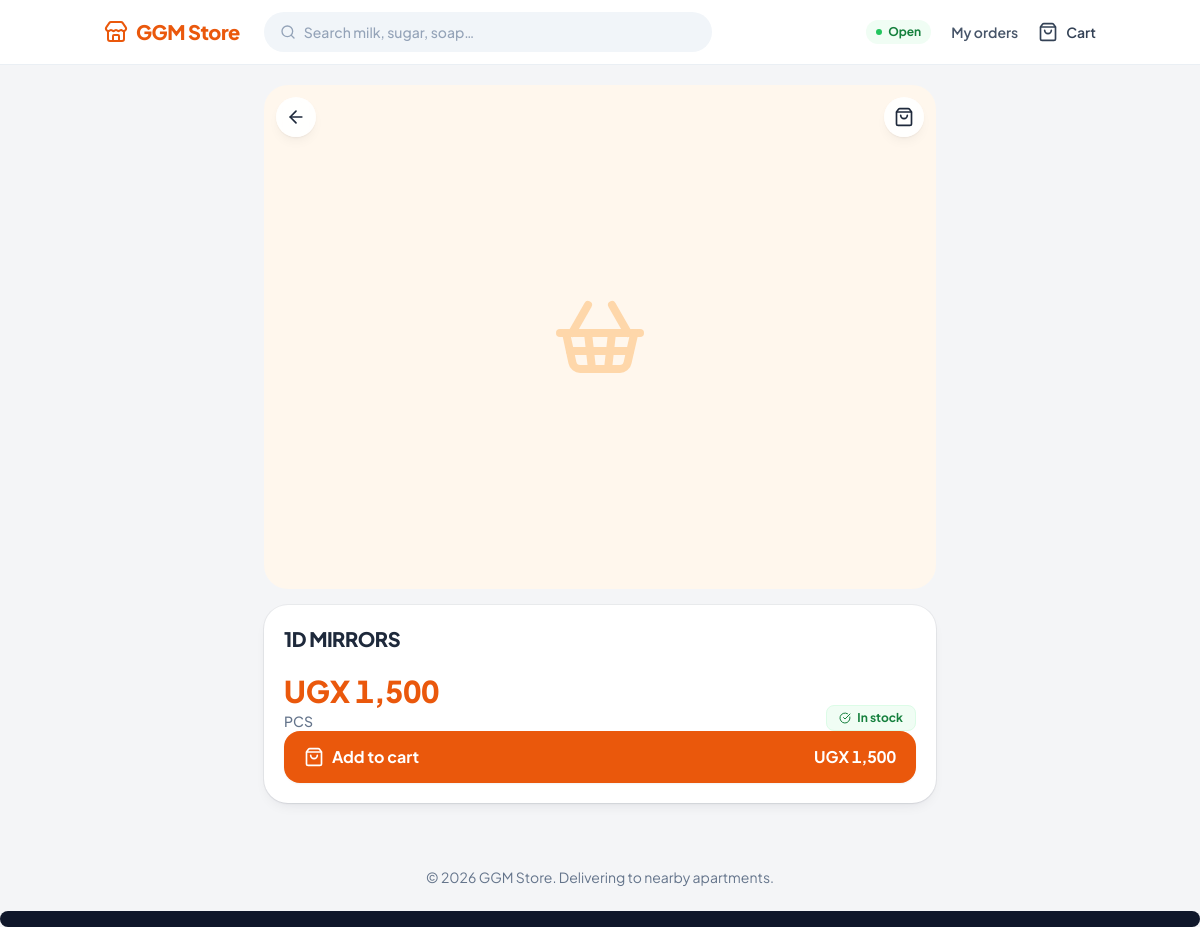
Screenshot of /product/841/ with the database file from the repository.
### marketplace/models.py (models this page shows, shortened)
class Product(models.Model):
    code = models.CharField(max_length=50, unique=True, db_index=True) # e.g., "000001"
    name = models.CharField(max_length=255)
    parent_group = models.CharField(
        max_length=255,
        blank=True,
        null=True,
        db_index=True,
        help_text="Items with the same parent group will be grouped together (e.g., 'Kakira Sugar')",
    )
    variant_label = models.CharField(
        max_length=50,
        blank=True,
        null=True,
        help_text="The specific variant shown to the customer (e.g., '1KG', '25KG', 'Chilli')",
    )
    group = models.ForeignKey(ProductGroup, on_delete=models.SET_NULL, null=True, blank=True)
    unit = models.ForeignKey(Unit, on_delete=models.SET_NULL, null=True, blank=True)
    cost_price = models.DecimalField(max_digits=10, decimal_places=2, default=0.00)
    selling_price = models.DecimalField(max_digits=10, decimal_places=2, default=0.00)
    stock_quantity = models.DecimalField(max_digits=10, decimal_places=2, default=0.00)
    low_stock_threshold = models.DecimalField(
        max_digits=10,
        decimal_places=2,
        default=5.00,
        help_text="Alert when stock falls to or below this number",
    )
    manually_disabled = models.BooleanField(default=False)
    is_active = models.BooleanField(default=True) # Toggle to hide out-of-stock or disabled items
    image = models.ImageField(
        upload_to='products/',
        null=True,
        blank=True,
        storage=CloudinaryMediaStorage(),
    )

class Unit(models.Model):
    name = models.CharField(max_length=50, unique=True) # e.g., PCS, KG, CARTON

### marketplace/views.py (the view)
# urls.py: path('product/<int:product_id>/', views.product_detail, name='product_detail'),
def product_detail(request, product_id):
    product = get_object_or_404(
        Product.objects.select_related('unit'),
        id=product_id,
    )
    if product.parent_group:
        variants = Product.objects.filter(
            Q(parent_group=product.parent_group)
            & (Q(is_active=True) | Q(pk=product.pk))
        ).select_related('unit').order_by('selling_price')
    else:
        variants = [product]
    return render(request, 'marketplace/product_detail.html', {
        'product': product,
        'variants': variants,
        'config': _get_store_config(),
    })

### marketplace/context_processors.py (called while the page is built)
def vapid_public_key(request):
    return {'VAPID_PUBLIC_KEY': settings.VAPID_PUBLIC_KEY}

def store_context(request):
    return {
        'config': SimpleLazyObject(_load_config),
        'current_customer': SimpleLazyObject(lambda: _load_customer(request)),
    }

### marketplace/views.py (called while the page is built)
def _get_store_config():
    config, _ = StoreConfig.objects.get_or_create(pk=1)
    return config

### templates/marketplace/product_detail.html (shortened to what this page needs)
{% extends "base.html" %}
{% block content %}
<div class="mx-auto max-w-2xl">
    <div class="relative -mx-4 -mt-5 md:mx-0 md:mt-0 md:overflow-hidden md:rounded-3xl">
        {% include "marketplace/_product_hero.html" %}
        <a href="javascript:history.back()"
           class="absolute left-3 z-10 grid h-10 w-10 place-items-center rounded-full bg-white/90 text-slate-800 shadow-card backdrop-blur"
           style="top: calc(0.75rem + env(safe-area-inset-top, 0px));"
           aria-label="Back">
            <i data-lucide="arrow-left" class="h-5 w-5"></i>
        </a>
        <a href="{% url 'cart_view' %}"
           class="absolute right-3 z-10 grid h-10 w-10 place-items-center rounded-full bg-white/90 text-slate-800 shadow-card backdrop-blur"
           style="top: calc(0.75rem + env(safe-area-inset-top, 0px));"
           aria-label="Open cart">
            <i data-lucide="shopping-bag" class="h-5 w-5"></i>
        </a>
    </div>
    <section class="relative z-10 -mt-6 rounded-3xl bg-white p-5 shadow-card ring-1 ring-slate-900/5 md:mt-4">
        <h1 class="text-xl font-extrabold leading-snug tracking-tight text-slate-800">{{ product.parent_group|default:product.name }}</h1>
        <div id="variant-detail-container">
            {% include "marketplace/_product_variant_detail.html" %}
        </div>
    </section>
</div>
{% endblock %}

### templates/marketplace/_product_variant_detail.html (shortened to what this page needs)
<div class="mt-5 flex items-end justify-between gap-3">
    <div>
        <p class="text-3xl font-black tabular-nums text-brand-600">UGX {{ product.selling_price|floatformat:"0g" }}</p>
        <p class="mt-0.5 text-sm font-medium text-slate-500">{{ product.unit.name|default:"PCS" }}</p>
    </div>
    <div>
        {% if product.is_active and product.stock_quantity > 0 and not product.manually_disabled %}
            <span class="inline-flex items-center gap-1.5 rounded-lg border border-green-100 bg-green-50 px-3 py-1 text-xs font-bold text-green-700">
                <i data-lucide="check-circle" class="h-3 w-3"></i> In stock
            </span>
        {% else %}
            <span class="inline-flex items-center gap-1.5 rounded-lg border border-red-100 bg-red-50 px-3 py-1 text-xs font-bold text-red-700">
                <i data-lucide="x-circle" class="h-3 w-3"></i> Out of stock
            </span>
        {% endif %}
    </div>
</div>
<div class="action-bar">
    {% if config.is_open and product.is_active and product.stock_quantity > 0 and not product.manually_disabled %}
        <button type="button"
                hx-post="{% url 'add_to_cart' product.id %}"
                hx-swap="none"
                data-add-to-cart
                data-name="{{ product.parent_group|default:product.name }}{% if product.variant_label %} {{ product.variant_label }}{% endif %}"
                class="flex w-full items-center justify-between gap-3 rounded-2xl bg-brand-600 px-5 py-3.5 text-base font-bold text-white shadow-sm transition active:scale-[0.98] hover:bg-brand-700">
            <span class="flex items-center gap-2">
                <i data-lucide="shopping-bag" class="h-5 w-5"></i> Add to cart
            </span>
            <span class="tabular-nums">UGX {{ product.selling_price|floatformat:"0g" }}</span>
        </button>
    {% endif %}
</div>

### rows the page displays
Product: parent_group "1D MIRRORS", selling_price "1,500", unit.name "PCS"
